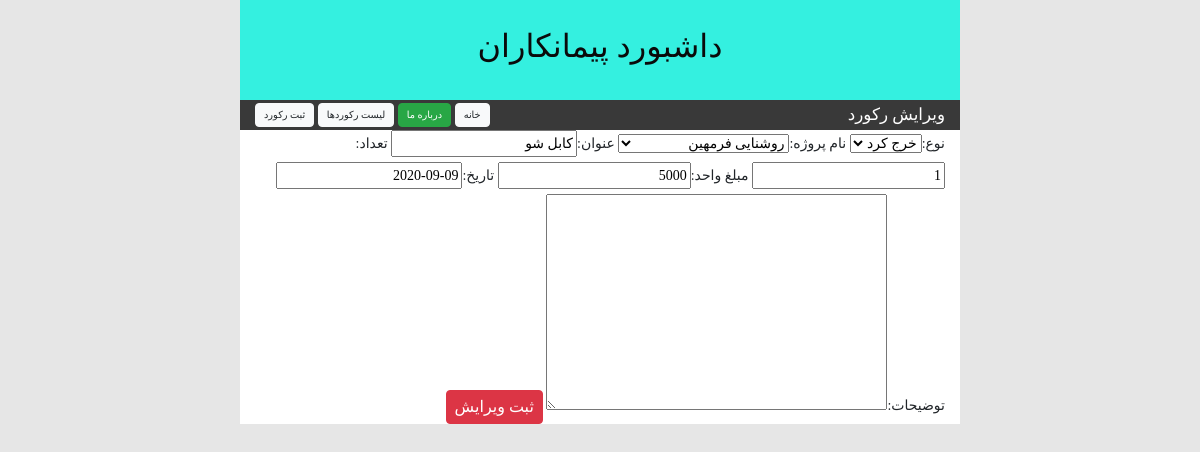
The app's page /accounting/record_edit/17/, older data.
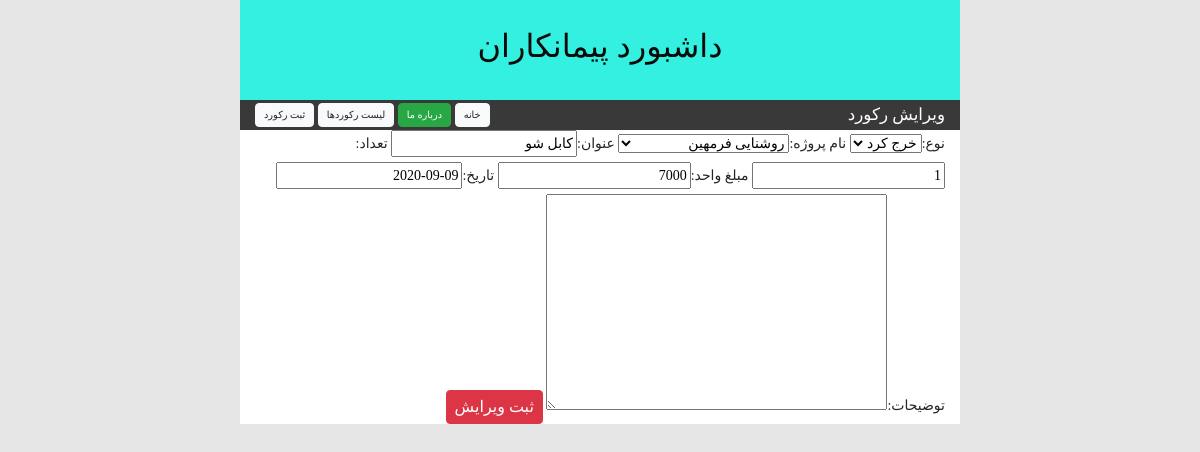
The same page, newer data.
### Accounting/models.py (models this page shows, shortened)
class recording(models.Model):
    class Meta:
        verbose_name="ثبت دخل و خرج"
        verbose_name_plural="ثبت دخل و خرج"
    types_choice=[
        ('1','خرج کرد'),
        ('2','درآمد')
    ]
    types=models.CharField('نوع',choices=types_choice,max_length=10)
    project=models.ForeignKey('Project',on_delete=models.PROTECT,verbose_name='نام پروژه',null=True)
    title=models.CharField('عنوان',max_length=100)
    amount=models.BigIntegerField('تعداد')
    unit_price=models.BigIntegerField('مبلغ واحد')
    date=models.DateField('تاریخ')
    description=models.TextField('توضیحات',null=True,blank=True)
    _total_price=None
    objects = AnnotationManager(
        total_price=F('amount') * F('unit_price')
    )

### Accounting/views.py (the view)
# urls.py: path('record_edit/<int:record_edit_id>/',views.record_edit,name='record_edit')
def record_edit(request,record_edit_id):
    record=recording.objects.get(id=record_edit_id)
    if request.method == "POST" :
         edit_form=RegisterRecordForm(request.POST,instance=record)
         if edit_form.is_valid():
             edit_form.save()
             return HttpResponseRedirect(reverse('accounting:record_details', args=(record.id,) ))
    else:
        edit_form=RegisterRecordForm(instance=record)
    context={
        'edit_form' :  edit_form
    }
    return render(request,'html/edit_record.html',context)

### Accounting/forms.py (shortened to what this page needs)
class RegisterRecordForm(forms.ModelForm):
    class Meta:
        model=recording
        exclude=[]

### Accounting/models.py (called while the page is built)
    def get_queryset(self):
        return super().get_queryset().annotate(**self.annotations)

    def __str__(self):
        return '{}'.format(self.name)

### Accounting/templates/html/edit_record.html (shortened to what this page needs)
{% extends  "html/base.html" %}
{% load static %}
{% load humanize %}
{% block toolbar_title %}
ویرایش رکورد
{% endblock %}
{% block toolbar_buttons %}
<a class="btn btn-light py-1 px-2" href={% url 'accounting:record_list' %} >
    لیست رکوردها
</a>
<a class="btn btn-light py-1 px-2" href={% url 'accounting:record_register' %} >
    ثبت رکورد
</a>
{% endblock %}
{% block main_content %}
<form method="POST" action="">
    {{edit_form}}
    <button class="btn btn-danger py-1 px-2" type="submit" %} >
            ثبت ویرایش
    </button>
</form>
{% endblock %}

Row changes from the older to the newer data that the page shows:
changed recording "خرج کرد": unit_price "5000" → "7000"
